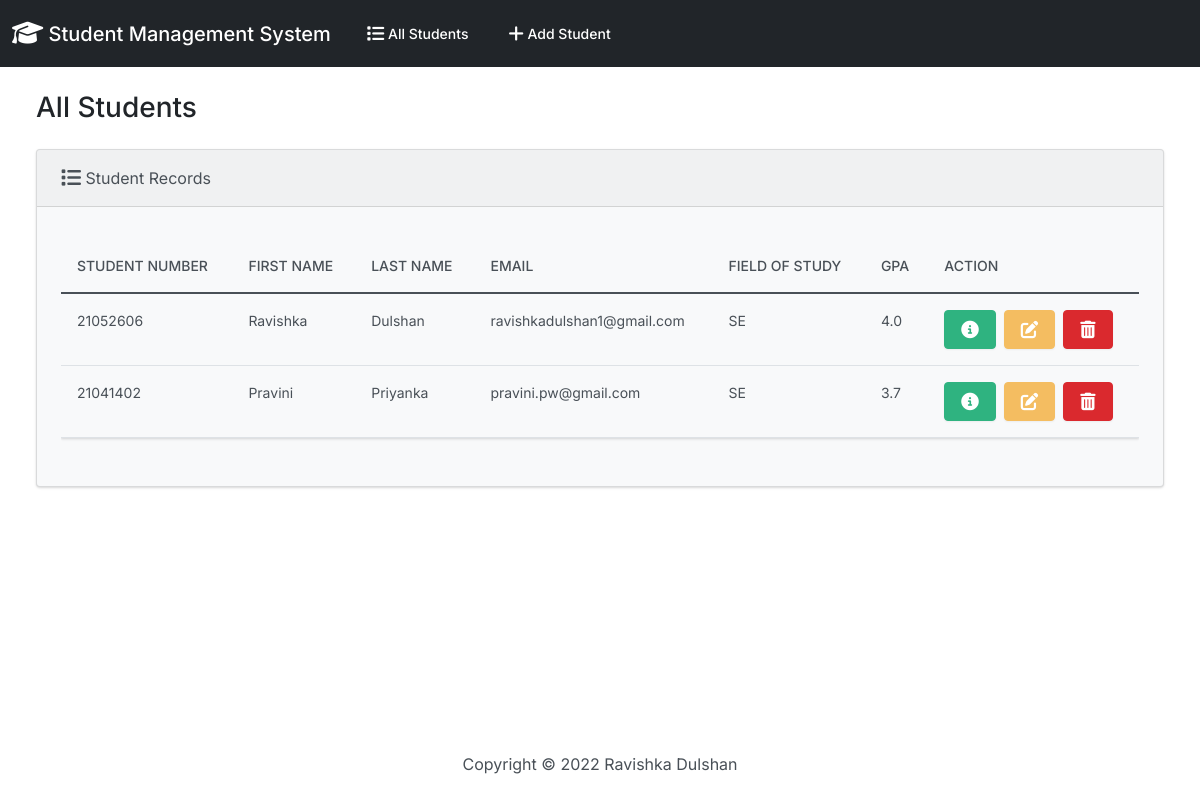
The page / on the database its author committed.
### students/models.py (models this page shows, shortened)
class Student(models.Model):
    student_number = models.PositiveIntegerField()
    first_name = models.CharField(max_length=50)
    last_name = models.CharField(max_length=50)
    email = models.EmailField(max_length=100)
    field_of_study = models.CharField(max_length=50)
    gpa = models.FloatField()

### students/views.py (the view)
# urls.py: path('', views.index, name='index'),
def index(request):
    return render(request, 'students/index.html', {
        'students': Student.objects.all()
    })

### students/templates/students/index.html (shortened to what this page needs)
{% extends "students/base.html" %}
{% block body %}
<h3 class="m-4">All Students</h3>
      <div class="row">
          <div class = "col-12">
              {% if students %}
                <div class="card bg-light ms-4 me-4 mb-4">
                  <div class="card-header">
                      <i class="fa-solid fa-list fa-lg"></i> Student Records
                  </div>
                  <div class="card-body">
                    <p class="card-text">
                        <div class="table-responsive">
                            <table class="table table-hover">
                              <thead>
                                <tr>
                                  <th scope="col">Student Number</th>
                                  <th scope="col">First Name</th>
                                  <th scope="col">Last Name</th>
                                  <th scope="col">Email</th>
                                  <th scope="col">Field of Study</th>
                                  <th scope="col">GPA</th>
                                  <th scope="col">Action</th>
                                </tr>
                              </thead>
                              <tbody>
                                {% for student in students %}
                                    <tr>
                                        <td>{{ student.student_number }}</td>
                                        <td>{{ student.first_name }}</td>
                                        <td>{{ student.last_name }}</td>
                                        <td>{{ student.email }}</td>
                                        <td>{{ student.field_of_study }}</td>
                                        <td>{{ student.gpa }}</td>
                                        <td>
                                            <button type="button" class="btn btn-success me-1" href="{% url 'view_student' student.id %}" data-bs-toggle="modal" data-bs-target="#myModal{{student.id}}"></button>
                                            <a class="btn btn-warning me-1" href="{% url 'edit' student.id %}"></a>
                                            <button type="button" class="btn btn-danger" data-bs-toggle="modal" data-bs-target="#delete{{student.id}}"></button>
                                        </td>
                                    </tr>
                                {% endfor %}
                              </tbody>
                            </table>
                        </div>
                    </p>
                  </div>
                </div>
              {% else %}
                <h5 class="alert alert-primary ms-4 me-4">No Student Records</h5>
              {% endif %}
          </div>
      </div>
{% endblock %}

### students/templates/students/base.html (shortened to what this page needs)
{% load static %}
<!doctype html>
<html lang="en">
<head>
    <link href="{% static 'css/bootstrap.min.css' %}" rel="stylesheet">
    <link rel="stylesheet" href="https://cdnjs.cloudflare.com/ajax/libs/font-awesome/6.1.1/css/all.min.css"" />
</head>
<body class = "d-flex flex-column min-vh-100">
  <nav class="navbar navbar-expand-lg navbar-dark bg-dark">
  <div class="container-fluid">
    <a class="navbar-brand" href="{% url 'index' %}"><i class="fa-solid fa-graduation-cap fa-lg"></i>  Student Management System</a>
    <div class="collapse navbar-collapse" id="navbarColor01">
      <ul class="navbar-nav me-auto">
        <li class="nav-item">
          <a class="nav-link" href="{% url 'index' %}"> All Students</a>
        </li>
        <li class="nav-item">
          <a class="nav-link" href="{% url 'add' %}"> Add Student</a>
        </li>
      </ul>
    </div>
  </div>
  </nav>
  <div class="container-fluid">
      {% block body %}
      {% endblock %}
  </div>
  <footer class="mt-auto mb-4">
      <div class="text-center">
          <span>
              Copyright &copy; <script>document.write(new Date().getFullYear())</script> Ravishka Dulshan
          </span>
      </div>
  </footer>
</body>
</html>

### rows shown on the page
Student: student_number "21052606", first_name "Ravishka", last_name "Dulshan", email "ravishkadulshan1@gmail.com", field_of_study "SE", gpa "4.0"
Student: student_number "21041402", first_name "Pravini", last_name "Priyanka", email "pravini.pw@gmail.com", field_of_study "SE", gpa "3.7"
